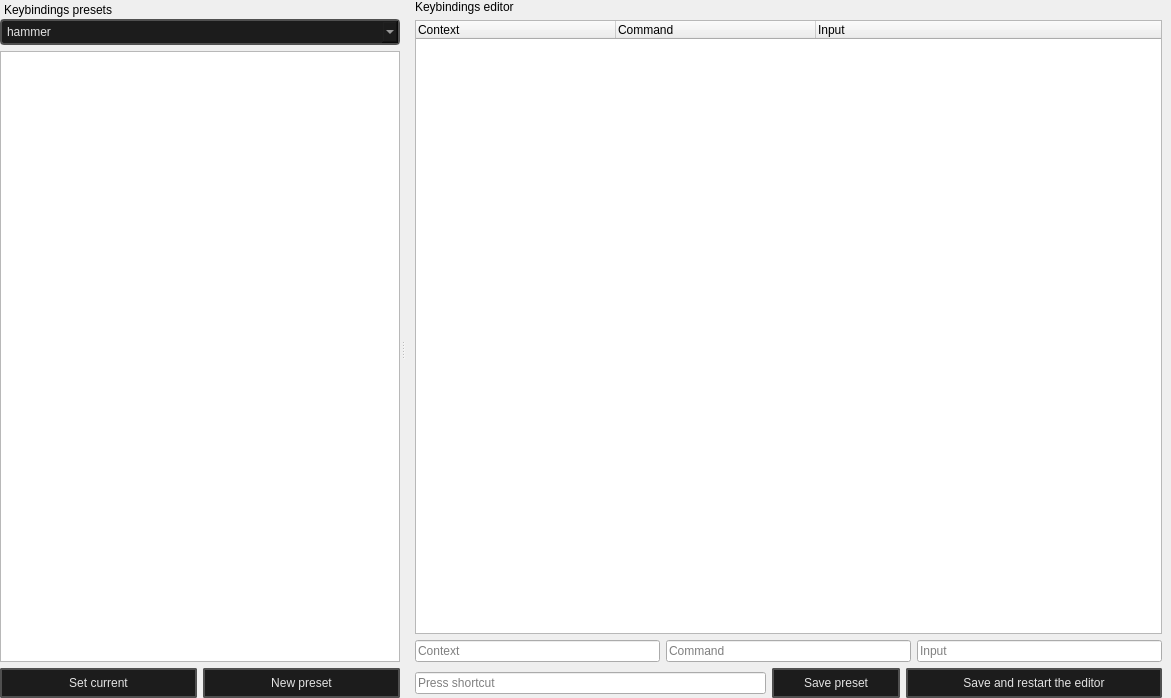
<?xml version="1.0" encoding="UTF-8"?>
<ui version="4.0">
 <class>MainWindow</class>
 <widget class="QMainWindow" name="MainWindow">
  <property name="geometry">
   <rect>
    <x>0</x>
    <y>0</y>
    <width>1171</width>
    <height>698</height>
   </rect>
  </property>
  <property name="windowTitle">
   <string>MainWindow</string>
  </property>
  <widget class="QWidget" name="centralwidget">
   <layout class="QVBoxLayout" name="verticalLayout_2">
    <property name="leftMargin">
     <number>9</number>
    </property>
    <property name="topMargin">
     <number>0</number>
    </property>
    <property name="rightMargin">
     <number>9</number>
    </property>
    <property name="bottomMargin">
     <number>0</number>
    </property>
    <item>
     <widget class="QLabel" name="label">
      <property name="text">
       <string>Keybindings editor</string>
      </property>
     </widget>
    </item>
    <item>
     <widget class="QTreeWidget" name="treeWidget">
      <attribute name="headerMinimumSectionSize">
       <number>150</number>
      </attribute>
      <attribute name="headerDefaultSectionSize">
       <number>200</number>
      </attribute>
      <column>
       <property name="text">
        <string notr="true">Context</string>
       </property>
      </column>
      <column>
       <property name="text">
        <string>Command</string>
       </property>
      </column>
      <column>
       <property name="text">
        <string>Input</string>
       </property>
      </column>
     </widget>
    </item>
    <item>
     <layout class="QHBoxLayout" name="horizontalLayout_4">
      <item>
       <widget class="QLineEdit" name="lineEdit">
        <property name="placeholderText">
         <string>Context</string>
        </property>
       </widget>
      </item>
      <item>
       <widget class="QLineEdit" name="lineEdit_3">
        <property name="placeholderText">
         <string>Command</string>
        </property>
       </widget>
      </item>
      <item>
       <widget class="QLineEdit" name="lineEdit_2">
        <property name="placeholderText">
         <string>Input</string>
        </property>
       </widget>
      </item>
     </layout>
    </item>
    <item>
     <layout class="QHBoxLayout" name="horizontalLayout_6">
      <item>
       <widget class="QKeySequenceEdit" name="keySequenceEdit"/>
      </item>
      <item>
       <widget class="QPushButton" name="cerate_file_button_4">
        <property name="minimumSize">
         <size>
          <width>128</width>
          <height>0</height>
         </size>
        </property>
        <property name="toolTip">
         <string>&lt;html&gt;&lt;head/&gt;&lt;body&gt;&lt;p&gt;Ctrl + N&lt;/p&gt;&lt;/body&gt;&lt;/html&gt;</string>
        </property>
        <property name="styleSheet">
         <string notr="true">
    /* QPushButton default and hover styles */
    QPushButton {

        font: 580 9pt &quot;Segoe UI&quot;;
	

        border: 2px solid black;
        border-radius: 2px;
        border-color: rgba(80, 80, 80, 255);
        height:22px;
        padding-top: 2px;
        padding-bottom:2px;
        padding-left: 4px;
        padding-right: 4px;
        color: #E3E3E3;
        background-color: #1C1C1C;
    }
    QPushButton:hover {
        background-color: #414956;
        color: white;
    }
    QPushButton:pressed {
        background-color: red;
        background-color: #1C1C1C;
        margin: 1 px;
        margin-left: 2px;
        margin-right: 2px;

    }</string>
        </property>
        <property name="text">
         <string>Save preset</string>
        </property>
        <property name="icon">
         <iconset resource="../resources.qrc">
          <normaloff>:/icons/save_16dp_9D9D9D_FILL0_wght400_GRAD0_opsz20.svg</normaloff>:/icons/save_16dp_9D9D9D_FILL0_wght400_GRAD0_opsz20.svg</iconset>
        </property>
        <property name="iconSize">
         <size>
          <width>20</width>
          <height>20</height>
         </size>
        </property>
        <property name="shortcut">
         <string>Ctrl+N</string>
        </property>
       </widget>
      </item>
      <item>
       <widget class="QPushButton" name="cerate_file_button_3">
        <property name="minimumSize">
         <size>
          <width>256</width>
          <height>0</height>
         </size>
        </property>
        <property name="toolTip">
         <string>&lt;html&gt;&lt;head/&gt;&lt;body&gt;&lt;p&gt;Ctrl + N&lt;/p&gt;&lt;/body&gt;&lt;/html&gt;</string>
        </property>
        <property name="styleSheet">
         <string notr="true">
    /* QPushButton default and hover styles */
    QPushButton {

        font: 580 9pt &quot;Segoe UI&quot;;
	

        border: 2px solid black;
        border-radius: 2px;
        border-color: rgba(80, 80, 80, 255);
        height:22px;
        padding-top: 2px;
        padding-bottom:2px;
        padding-left: 4px;
        padding-right: 4px;
        color: #E3E3E3;
        background-color: #1C1C1C;
    }
    QPushButton:hover {
        background-color: #414956;
        color: white;
    }
    QPushButton:pressed {
        background-color: red;
        background-color: #1C1C1C;
        margin: 1 px;
        margin-left: 2px;
        margin-right: 2px;

    }</string>
        </property>
        <property name="text">
         <string>Save and restart the editor</string>
        </property>
        <property name="icon">
         <iconset resource="../resources.qrc">
          <normaloff>:/icons/all_match_24dp_9D9D9D_FILL0_wght400_GRAD0_opsz24.svg</normaloff>:/icons/all_match_24dp_9D9D9D_FILL0_wght400_GRAD0_opsz24.svg</iconset>
        </property>
        <property name="iconSize">
         <size>
          <width>20</width>
          <height>20</height>
         </size>
        </property>
        <property name="shortcut">
         <string>Ctrl+N</string>
        </property>
       </widget>
      </item>
     </layout>
    </item>
   </layout>
  </widget>
  <widget class="QDockWidget" name="dockWidget">
   <property name="features">
    <set>QDockWidget::DockWidgetMovable</set>
   </property>
   <property name="windowTitle">
    <string>Keybindings presets</string>
   </property>
   <attribute name="dockWidgetArea">
    <number>1</number>
   </attribute>
   <widget class="QWidget" name="dockWidgetContents">
    <property name="minimumSize">
     <size>
      <width>400</width>
      <height>0</height>
     </size>
    </property>
    <layout class="QVBoxLayout" name="verticalLayout">
     <property name="leftMargin">
      <number>0</number>
     </property>
     <property name="topMargin">
      <number>0</number>
     </property>
     <property name="rightMargin">
      <number>0</number>
     </property>
     <property name="bottomMargin">
      <number>0</number>
     </property>
     <item>
      <widget class="QComboBox" name="comboBox">
       <property name="styleSheet">
        <string notr="true">QMenu {
background-color: red;
 }

QMenu::item {
    padding: 5px 10px;
    font: 580 8pt &quot;Segoe UI&quot;;
    border: 2px solid black;
    border-radius: 4px;
    border-color: rgba(80, 80, 80, 255);
    color: #E3E3E3;
}
QMenu::item:selected {
    background-color: #414956;
    color: white;
}
QWidget {
    background-color: #151515;
    outline: none;
}

QWidget:item:checked {
    background-color: #151515;
    color: white;
}

QWidget:item:selected {
    background-color: #414956;
    color: white;
    border: 0px;
}



QMenu {
    background-color: #1d1d1f;
    color: #FFFFFF;
    border: 1px solid #555555;
    /* padding-top: 5px; */
    /* padding-bottom: 5px; */
    border: 2px solid black;
    border-radius: 4px;
    border-color: rgba(80, 80, 80, 255);
}

QMenu::item {
    font: 580 8pt &quot;Segoe UI&quot;;
    border-top: 2px solid black;
    border: 0px;
    border-radius: 4px;
    border-color: rgba(80, 80, 80, 255);
    padding-left: 12px;
    padding-right: 12px;
    color: #E3E3E3;
}

QMenu::item:selected {
    background-color: #666666;
    color: #FFFFFF;
}

QMenu::separator {
    height: 1px;
    background: #AAAAAA;
    margin: 5px 0;
}

QMenu::indicator {
    width: 13px;
    height: 13px;
}

QMenu::indicator:checked {
    image: url(:/images/checkmark.png);
}

QMenu::indicator:unchecked {
    image: url(:/images/empty.png);
}


QComboBox {
    font: 580 8pt &quot;Segoe UI&quot;;
    border: 2px solid black;
    border-radius: 4px;
    border-color: rgba(80, 80, 80, 255);
    height: 12px;
    padding-top: 5px;
    padding-bottom: 5px;
    color: #E3E3E3;
    background-color: #1C1C1C;
    padding-left: 5px;
}

QComboBox:hover {
    background-color: #414956;
    color: white;
}

QComboBox:pressed {
    background-color: #2E2F30;
    color: white;
}

QComboBox:item {
    font: 580 8pt &quot;Segoe UI&quot;;
    color: #E3E3E3;
    padding-left: 5px;
    background-color: #1C1C1C;
    border-style: none;
}

QComboBox::drop-down {
    color: #E3E3E3;
    padding: 2px;
    background: url(://icons/arrow_drop_down_16dp.svg) no-repeat center;
    border-bottom: 0px solid black;
    border-top: 0px solid black;
    border-right: 0px;
    border-left: 2px solid;
    margin-left: 5px;
    padding: 5px;
    width: 7px;
    border-color: rgba(80, 80, 80, 255);
    background-color: #1C1C1C;
}


QComboBox QAbstractItemView {
    border: 2px solid gray;
    border-color: rgba(80, 80, 80, 255);
    selection-background-color: #414956;
    background-color: #1C1C1C;
}


QComboBox QAbstractItemView::item {
    height: 16px; /* Set the height of each item */
    padding: 4px; /* Add padding to each item */
    padding-left: 5px;
    padding-right: 5px;
    color: #ff8a8a8a;
    border-style: none;
    border-bottom: 0.5px solid black;
    border-color: rgba(255, 255, 255, 10);
}


QComboBox QAbstractItemView::item:selected {
    height: 16px; /* Set the height of each item */
    padding: 4px; /* Add padding to each item */
    padding-left: 5px;
    padding-right: 5px;
    background-color: #414956;
    color: white;
    border: none; /* Remove border */
    outline: none; /* Remove outline */
}</string>
       </property>
       <item>
        <property name="text">
         <string>hammer</string>
        </property>
       </item>
      </widget>
     </item>
     <item>
      <widget class="QListWidget" name="presets_list"/>
     </item>
     <item>
      <layout class="QHBoxLayout" name="horizontalLayout_3">
       <item>
        <widget class="QPushButton" name="open_file_as_button_2">
         <property name="toolTip">
          <string>&lt;html&gt;&lt;head/&gt;&lt;body&gt;&lt;p&gt;Ctrl + O&lt;/p&gt;&lt;/body&gt;&lt;/html&gt;</string>
         </property>
         <property name="styleSheet">
          <string notr="true">
    /* QPushButton default and hover styles */
    QPushButton {

        font: 580 9pt &quot;Segoe UI&quot;;
	

        border: 2px solid black;
        border-radius: 2px;
        border-color: rgba(80, 80, 80, 255);
        height:22px;
        padding-top: 2px;
        padding-bottom:2px;
        padding-left: 4px;
        padding-right: 4px;
        color: #E3E3E3;
        background-color: #1C1C1C;
    }
    QPushButton:hover {
        background-color: #414956;
        color: white;
    }
    QPushButton:pressed {
        background-color: red;
        background-color: #1C1C1C;
        margin: 1 px;
        margin-left: 2px;
        margin-right: 2px;

    }</string>
         </property>
         <property name="text">
          <string>Set current</string>
         </property>
         <property name="icon">
          <iconset resource="../resources.qrc">
           <normaloff>:/icons/check_24dp_9D9D9D_FILL0_wght400_GRAD0_opsz24.svg</normaloff>:/icons/check_24dp_9D9D9D_FILL0_wght400_GRAD0_opsz24.svg</iconset>
         </property>
         <property name="iconSize">
          <size>
           <width>20</width>
           <height>20</height>
          </size>
         </property>
         <property name="shortcut">
          <string>Ctrl+O</string>
         </property>
        </widget>
       </item>
       <item>
        <widget class="QPushButton" name="cerate_file_button">
         <property name="toolTip">
          <string>&lt;html&gt;&lt;head/&gt;&lt;body&gt;&lt;p&gt;Ctrl + N&lt;/p&gt;&lt;/body&gt;&lt;/html&gt;</string>
         </property>
         <property name="styleSheet">
          <string notr="true">
    /* QPushButton default and hover styles */
    QPushButton {

        font: 580 9pt &quot;Segoe UI&quot;;
	

        border: 2px solid black;
        border-radius: 2px;
        border-color: rgba(80, 80, 80, 255);
        height:22px;
        padding-top: 2px;
        padding-bottom:2px;
        padding-left: 4px;
        padding-right: 4px;
        color: #E3E3E3;
        background-color: #1C1C1C;
    }
    QPushButton:hover {
        background-color: #414956;
        color: white;
    }
    QPushButton:pressed {
        background-color: red;
        background-color: #1C1C1C;
        margin: 1 px;
        margin-left: 2px;
        margin-right: 2px;

    }</string>
         </property>
         <property name="text">
          <string>New preset</string>
         </property>
         <property name="icon">
          <iconset resource="../resources.qrc">
           <normaloff>:/icons/add_24dp_9D9D9D_FILL0_wght400_GRAD0_opsz24.svg</normaloff>:/icons/add_24dp_9D9D9D_FILL0_wght400_GRAD0_opsz24.svg</iconset>
         </property>
         <property name="iconSize">
          <size>
           <width>20</width>
           <height>20</height>
          </size>
         </property>
         <property name="shortcut">
          <string>Ctrl+N</string>
         </property>
        </widget>
       </item>
      </layout>
     </item>
    </layout>
   </widget>
  </widget>
  <action name="actionSave">
   <property name="text">
    <string>Save</string>
   </property>
  </action>
  <action name="actionSave_as">
   <property name="text">
    <string>Save as</string>
   </property>
  </action>
  <action name="actionOpen">
   <property name="text">
    <string>Open</string>
   </property>
  </action>
 </widget>
 <resources>
  <include location="../resources.qrc"/>
 </resources>
 <connections/>
</ui>
